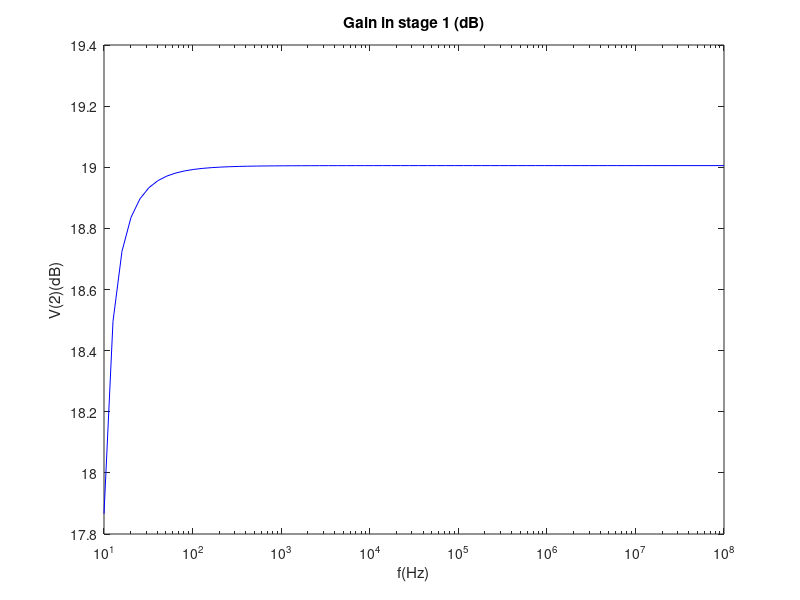
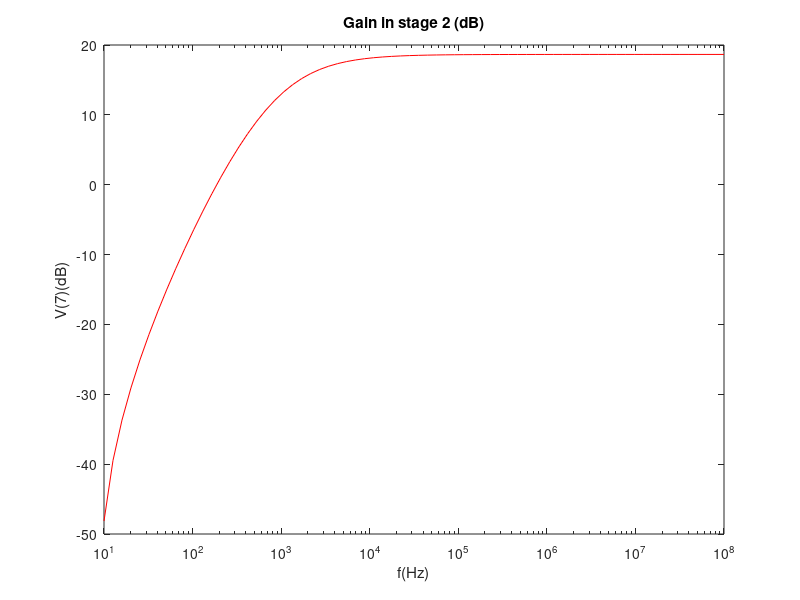

Recreate these plots in MATLAB, in order.
Vc = 12.0
f=1e3
Vs = 1
Rs = 100
Ci = 1e-3
Rb1 = 80e3
Rb2 =20e3
Rc = 1e3
Re =100
Ce = 1e-3

%Q1
Von=0.7
Vt=25e-3
Bf1=178.7
Va1=69.7

%Q2
Bf2=227.3
Va2=37.2

Rd = 100
Co = 1e-6
Rl = 8

Rb=(Rb1*Rb2)/(Rb1+Rb2)
Veq=Rb2/(Rb1+Rb2)*Vc
Ib1=(Veq-Von)/(Rb+(1+Bf1)*Re)
Ie1=(1+Bf1)*Ib1
Ic1=Bf1*Ib1
Vo1=Vc-Rc*Ic1
Ve=Re*Ie1
Vce=Vo1-Ve

Gm1=Ic1/Vt
Rp1=Bf1/Gm1
Ro1=Va1/Ic1

Gain1=-Gm1*(1/(1/Rc+1/Ro1))*1/(1/Rp1+1/Rb1+1/Rb2)*1/(Rs+1/(1/Rp1+1/Rb1+1/Rb2))*Vs

Zi1=1/(1/Rp1+1/Rb1+1/Rb2)
Zo1 = 1/(1/Rc+1/Ro1)

Vi=Vo1
Ie2=(Vc-Von-Vi)/Rd
Vo2=Vc-Rd*Ie2
Ic2 = Bf2/(Bf2+1)*Ie2
Gm2=Ic2/Vt
Rp2=Bf2/Gm2
Ro2=Va2/Ic2
Gp2=1/Rp2
Ge2=1/Rd
Go2=1/Ro2

Zi2=(Gp2+Ge2+Go2+Gm2)/(Gp2*(Gp2+Ge2+Go2))
Zo2=1/(Gp2+Ge2+Go2+Gm2)

Gain2 = Gm2/(Gp2+Ge2+Go2+Gm2)

GainT=Gain1*Gain2

%Frequency analysis
Vix=complex(Vs)
f=logspace(1,8,70)
res = zeros(1,length(f))
res2 = zeros(1,length(f))

for i=1:length(f)
w=2*pi*f(i)
Z1=Rs+Rb+1/(i*w*Ci)

M=[Z1+Re,-Re,0,0,0;
    -Re,Re+1/(i*w*Ce),-1/(i*w*Ce),0,0;
    0,-1/(i*w*Ce),1/(i*w*Ce)+Ro1+Rc,-Ro1,-Rc;
    Gm1*Rp1,0,0,1,0;
    0,0,-Rc,0,Rc+Zi2]

b=[Vix;0;0;0;0]
A=M\b

res(i)=A(5)*Zi2
endfor

for i=1:length(f)
w=2*pi*f(i)

M2=[Rp2+Rd,-Rd,0,0;
    Gm2*Rp2,1,-1,0;
    0,0,-Ro2,Ro2+Rl+1/(i*w*Co);
    -Rd,Rd,Ro2,-Ro2]

b2=[res(i);0;0;0]
A2=M2\b2

res2(i)=A2(4)*Rl
endfor

semilogx(f, 20*log(res)/log(10), "color", 'b')
title("Gain in stage 1 (dB)")
xlabel("f(Hz)")
ylabel("V(2)(dB)")

print -color -depsc vo1.eps

close

semilogx(f, 20*log(res2)/log(10), "color", 'r')
title("Gain in stage 2 (dB)")
xlabel("f(Hz)")
ylabel("V(7)(dB)")

print -color -depsc vo2.eps

close